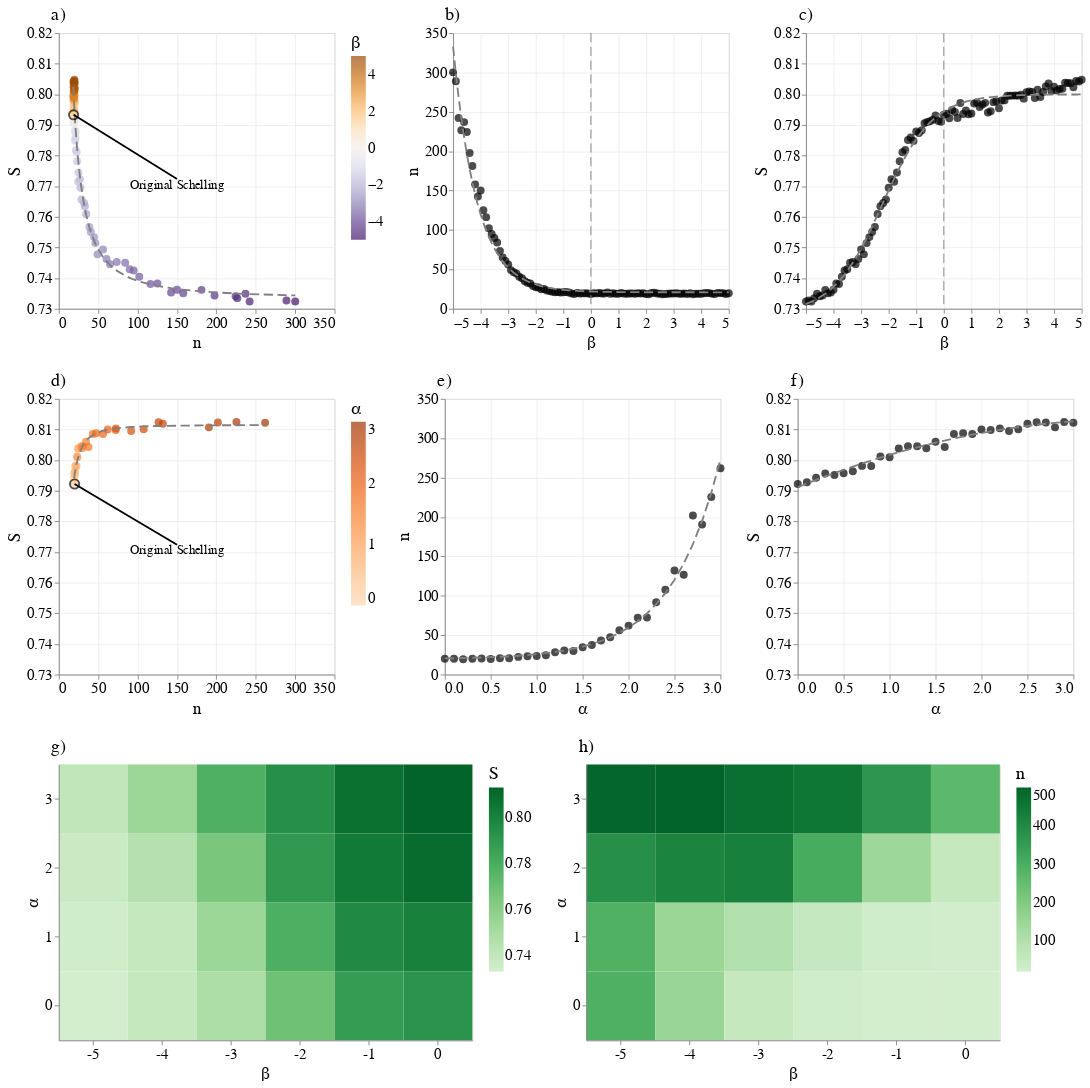

Notebook code for this chart:
### Code cell
chart

### Figure 1 — Vega-Lite specification as saved in the notebook (floating-point values rounded to 4 significant figures)
{"config": {"view": {"continuousWidth": 300, "continuousHeight": 300}, "axis": {"gridOpacity": 0.5, "labelAngle": 0, "labelFontSize": 16, "titleFontSize": 19, "titleFontWeight": "normal"}}, "vconcat": [{"vconcat": [{"hconcat": [{"layer": [{"data": {"name": "data-e6f3248cf0e71afe6937f91cdd69fec8"}, "mark": {"type": "circle", "size": 75}, "encoding": {"color": {"field": "beta", "legend": {"labelFontSize": 16, "title": "β", "titleFontSize": 20, "titleFontWeight": "normal"}, "scale": {"scheme": "purpleorange"}, "type": "quantitative"}, "x": {"axis": {"title": "n"}, "field": "mean_step", "scale": {"domain": [18.32, 300.1]}, "type": "quantitative"}, "y": {"axis": {"title": "S"}, "field": "mean_seg", "scale": {"domain": [0.7324, 0.8124]}, "type": "quantitative"}}}, {"data": {"name": "data-50824ad90ad68ed4e5c2b6a1ad83c3fb"}, "mark": {"type": "line", "color": "grey", "opacity": 1, "strokeDash": [10, 5], "width": 2}, "encoding": {"x": {"field": "xv", "type": "quantitative"}, "y": {"field": "yv", "type": "quantitative"}}}, {"data": {"name": "data-3c37ef1aab0dc384ba4bb59344fb570d"}, "mark": {"type": "point", "color": "black", "size": 100}, "encoding": {"x": {"axis": {"title": "n"}, "field": "mean_step", "scale": {"domain": [18.32, 300.1]}, "type": "quantitative"}, "y": {"axis": {"title": "S"}, "field": "mean_seg", "scale": {"domain": [0.7324, 0.8124]}, "type": "quantitative"}}}, {"data": {"name": "data-930390d74b521c75dc581078f6862513"}, "mark": {"type": "text", "angle": 0, "size": 14, "text": "Original Schelling"}, "encoding": {"x": {"field": "x", "type": "quantitative"}, "y": {"field": "y", "type": "quantitative"}}}, {"data": {"name": "data-ea312fc55b29858a600eb8d24bd2baf7"}, "mark": {"type": "line", "color": "black"}, "encoding": {"x": {"field": "x", "type": "quantitative"}, "y": {"field": "y", "type": "quantitative"}}}, {"data": {"values": [{"x": "A"}]}, "mark": {"type": "text", "dx": 0, "dy": 0, "size": 20, "text": "a)", "x": 0, "y": -20}}], "height": 300, "width": 300}, {"layer": [{"data": {"name": "data-e6f3248cf0e71afe6937f91cdd69fec8"}, "mark": {"type": "circle", "color": "black", "size": 75}, "encoding": {"x": {"axis": {"title": "β"}, "field": "beta", "scale": {"domain": [-5, 5]}, "type": "quantitative"}, "y": {"axis": {"title": "n"}, "field": "mean_step", "scale": {"domain": [18.32, 300.1]}, "type": "quantitative"}}}, {"data": {"name": "data-7ae9f03ee899be4cfacb9dc98aac25c2"}, "mark": {"type": "line", "color": "grey", "opacity": 1, "strokeDash": [10, 5], "width": 2}, "encoding": {"x": {"field": "xv", "type": "quantitative"}, "y": {"field": "yv", "type": "quantitative"}}}, {"data": {"values": [{"x": "A"}]}, "mark": {"type": "text", "dx": 0, "dy": 0, "size": 20, "text": "b)", "x": 0, "y": -20}}, {"data": {"name": "data-9c00aa9dc2b1c1a0b4bf9b34ead12925"}, "mark": {"type": "rule", "color": "grey", "opacity": 1, "strokeDash": [10, 5], "width": 2}, "encoding": {"x": {"field": "x", "type": "quantitative"}}}], "height": 300, "width": 300}, {"layer": [{"data": {"name": "data-e6f3248cf0e71afe6937f91cdd69fec8"}, "mark": {"type": "circle", "color": "black", "size": 75}, "encoding": {"x": {"axis": {"title": "β"}, "field": "beta", "scale": {"domain": [-5, 5]}, "type": "quantitative"}, "y": {"axis": {"title": "S"}, "field": "mean_seg", "scale": {"domain": [0.7324, 0.8124]}, "type": "quantitative"}}}, {"data": {"name": "data-9b1bca7dfce3ea1d09fae32514556b95"}, "mark": {"type": "line", "color": "grey", "opacity": 1, "strokeDash": [10, 5], "width": 2}, "encoding": {"x": {"field": "xv", "type": "quantitative"}, "y": {"field": "yv", "type": "quantitative"}}}, {"data": {"values": [{"x": "A"}]}, "mark": {"type": "text", "dx": 0, "dy": 0, "size": 20, "text": "c)", "x": 0, "y": -20}}, {"data": {"name": "data-9c00aa9dc2b1c1a0b4bf9b34ead12925"}, "mark": {"type": "rule", "color": "grey", "opacity": 1, "strokeDash": [10, 5], "width": 2}, "encoding": {"x": {"field": "x", "type": "quantitative"}}}], "height": 300, "width": 300}], "resolve": {"scale": {"color": "independent"}}}, {"hconcat": [{"layer": [{"data": {"name": "data-51b8370522d3415948caa6015c55fc81"}, "mark": {"type": "circle", "size": 75}, "encoding": {"color": {"field": "alpha", "legend": {"labelFontSize": 16, "title": "α", "titleFontSize": 20, "titleFontWeight": "normal"}, "scale": {"scheme": "oranges"}, "type": "quantitative"}, "x": {"axis": {"title": "n"}, "field": "mean_step", "scale": {"domain": [18.32, 300.1]}, "type": "quantitative"}, "y": {"axis": {"title": "S"}, "field": "mean_seg", "scale": {"domain": [0.7324, 0.8124]}, "type": "quantitative"}}}, {"data": {"name": "data-3af37a5db8baec25fe2e350fd0844e0c"}, "mark": {"type": "line", "color": "grey", "opacity": 1, "strokeDash": [10, 5], "width": 2}, "encoding": {"x": {"field": "xv", "type": "quantitative"}, "y": {"field": "yv", "type": "quantitative"}}}, {"data": {"name": "data-974247fefa716057b4cec5617b605acf"}, "mark": {"type": "point", "color": "black", "size": 100}, "encoding": {"x": {"axis": {"title": "n"}, "field": "mean_step", "scale": {"domain": [18.32, 300.1]}, "type": "quantitative"}, "y": {"axis": {"title": "S"}, "field": "mean_seg", "scale": {"domain": [0.7324, 0.8124]}, "type": "quantitative"}}}, {"data": {"name": "data-930390d74b521c75dc581078f6862513"}, "mark": {"type": "text", "angle": 0, "size": 14, "text": "Original Schelling"}, "encoding": {"x": {"field": "x", "type": "quantitative"}, "y": {"field": "y", "type": "quantitative"}}}, {"data": {"name": "data-2218081d53803e8ea2e984168276917a"}, "mark": {"type": "line", "color": "black"}, "encoding": {"x": {"field": "x", "type": "quantitative"}, "y": {"field": "y", "type": "quantitative"}}}, {"data": {"values": [{"x": "A"}]}, "mark": {"type": "text", "dx": 0, "dy": 0, "size": 20, "text": "d)", "x": 0, "y": -20}}], "height": 300, "width": 300}, {"layer": [{"data": {"name": "data-51b8370522d3415948caa6015c55fc81"}, "mark": {"type": "circle", "color": "black", "size": 75}, "encoding": {"x": {"axis": {"title": "α"}, "field": "alpha", "scale": {"domain": [0, 3]}, "type": "quantitative"}, "y": {"axis": {"title": "n"}, "field": "mean_step", "scale": {"domain": [18.32, 300.1]}, "type": "quantitative"}}}, {"data": {"name": "data-89dc1d33c82971bc889ca9230faf4881"}, "mark": {"type": "line", "color": "grey", "opacity": 1, "strokeDash": [10, 5], "width": 2}, "encoding": {"x": {"field": "xv", "type": "quantitative"}, "y": {"field": "yv", "type": "quantitative"}}}, {"data": {"values": [{"x": "A"}]}, "mark": {"type": "text", "dx": 0, "dy": 0, "size": 20, "text": "e)", "x": 0, "y": -20}}], "height": 300, "width": 300}, {"layer": [{"data": {"name": "data-51b8370522d3415948caa6015c55fc81"}, "mark": {"type": "circle", "color": "black", "size": 75}, "encoding": {"x": {"axis": {"title": "α"}, "field": "alpha", "scale": {"domain": [0, 3]}, "type": "quantitative"}, "y": {"axis": {"title": "S"}, "field": "mean_seg", "scale": {"domain": [0.7324, 0.8124]}, "type": "quantitative"}}}, {"data": {"name": "data-ecf839c10c18df8096c047cbdb226a23"}, "mark": {"type": "line", "color": "grey", "opacity": 1, "strokeDash": [10, 5], "width": 2}, "encoding": {"x": {"field": "xv", "type": "quantitative"}, "y": {"field": "yv", "type": "quantitative"}}}, {"data": {"values": [{"x": "A"}]}, "mark": {"type": "text", "dx": 0, "dy": 0, "size": 20, "text": "f)", "x": 0, "y": -20}}], "height": 300, "width": 300}], "resolve": {"scale": {"color": "independent"}}}, {"hconcat": [{"layer": [{"data": {"name": "data-bff4b7da1f3768037cdcbc4b444a962e"}, "mark": {"type": "rect"}, "encoding": {"color": {"field": "mean_seg", "legend": {"labelFontSize": 16, "title": "S", "titleFontSize": 20, "titleFontWeight": "normal"}, "scale": {"scheme": "greens"}, "type": "quantitative"}, "x": {"field": "beta", "title": "β", "type": "ordinal"}, "y": {"field": "alpha", "scale": {"reverse": true}, "title": "α", "type": "ordinal"}}}, {"data": {"values": [{"x": "A"}]}, "mark": {"type": "text", "dx": 0, "dy": 0, "size": 20, "text": "g)", "x": 0, "y": -20}}], "height": 300, "width": 450}, {"layer": [{"data": {"name": "data-bff4b7da1f3768037cdcbc4b444a962e"}, "mark": {"type": "rect"}, "encoding": {"color": {"field": "mean_step", "legend": {"labelFontSize": 16, "title": "n", "titleFontSize": 20, "titleFontWeight": "normal"}, "scale": {"scheme": "greens"}, "type": "quantitative"}, "x": {"field": "beta", "title": "β", "type": "ordinal"}, "y": {"field": "alpha", "scale": {"reverse": true}, "title": "α", "type": "ordinal"}}}, {"data": {"values": [{"x": "A"}]}, "mark": {"type": "text", "dx": 0, "dy": 0, "size": 20, "text": "h)", "x": 0, "y": -20}}], "height": 300, "width": 450}], "resolve": {"scale": {"color": "independent"}}}]}], "resolve": {"scale": {"color": "independent"}}, "$schema": "https://vega.github.io/schema/vega-lite/v5.6.1.json", "datasets": {"data-e6f3248cf0e71afe6937f91cdd69fec8": [{"beta": -5.0, "mean_step": 300.1, "mean_seg": 0.7324}, {"beta": -4.9, "mean_step": 289.0, "mean_seg": 0.7327}, {"beta": -4.8, "mean_step": 242.2, "mean_seg": 0.7324}, {"beta": -4.7, "mean_step": 226.5, "mean_seg": 0.7335}, {"beta": -4.6, "mean_step": 237.0, "mean_seg": 0.7349}, {"beta": -4.5, "mean_step": 224.4, "mean_seg": 0.7341}, {"beta": -4.4, "mean_step": 197.7, "mean_seg": 0.7344}, {"beta": -4.3, "mean_step": 181.2, "mean_seg": 0.7362}, {"beta": -4.2, "mean_step": 157.9, "mean_seg": 0.7351}, {"beta": -4.1, "mean_step": 142.5, "mean_seg": 0.7353}, {"beta": -4.0, "mean_step": 150.1, "mean_seg": 0.7362}, {"beta": -3.9, "mean_step": 125.2, "mean_seg": 0.7383}, {"beta": -3.8, "mean_step": 116.3, "mean_seg": 0.7381}, {"beta": -3.7, "mean_step": 102.1, "mean_seg": 0.7405}, {"beta": -3.6, "mean_step": 95.03, "mean_seg": 0.7425}, {"beta": -3.5, "mean_step": 89.93, "mean_seg": 0.7429}, {"beta": -3.4, "mean_step": 84.25, "mean_seg": 0.745}, {"beta": -3.3, "mean_step": 73.52, "mean_seg": 0.7453}, {"beta": -3.2, "mean_step": 65.04, "mean_seg": 0.7446}, {"beta": -3.1, "mean_step": 60.55, "mean_seg": 0.7463}, {"beta": -3.0, "mean_step": 56.17, "mean_seg": 0.7493}, {"beta": -2.9, "mean_step": 49.1, "mean_seg": 0.7478}, {"beta": -2.8, "mean_step": 46.38, "mean_seg": 0.7514}, {"beta": -2.7, "mean_step": 44.81, "mean_seg": 0.7534}, {"beta": -2.6, "mean_step": 40.64, "mean_seg": 0.755}, {"beta": -2.5, "mean_step": 38.76, "mean_seg": 0.7567}, {"beta": -2.4, "mean_step": 34.9, "mean_seg": 0.761}, {"beta": -2.3, "mean_step": 33.0, "mean_seg": 0.7635}, {"beta": -2.2, "mean_step": 32.2, "mean_seg": 0.7646}, {"beta": -2.1, "mean_step": 28.77, "mean_seg": 0.7656}, {"beta": -2.0, "mean_step": 27.42, "mean_seg": 0.7695}, {"beta": -1.9, "mean_step": 27.04, "mean_seg": 0.7723}, {"beta": -1.8, "mean_step": 24.69, "mean_seg": 0.7715}, {"beta": -1.7, "mean_step": 25.05, "mean_seg": 0.7745}, {"beta": -1.6, "mean_step": 23.24, "mean_seg": 0.7782}, {"beta": -1.5, "mean_step": 22.58, "mean_seg": 0.7811}, {"beta": -1.4, "mean_step": 21.66, "mean_seg": 0.7818}, {"beta": -1.3, "mean_step": 21.02, "mean_seg": 0.7851}, {"beta": -1.2, "mean_step": 21.14, "mean_seg": 0.786}, {"beta": -1.1, "mean_step": 20.69, "mean_seg": 0.7848}, {"beta": -1.0, "mean_step": 21.12, "mean_seg": 0.7879}, {"beta": -0.9, "mean_step": 21.24, "mean_seg": 0.7874}, {"beta": -0.8, "mean_step": 20.58, "mean_seg": 0.7883}, {"beta": -0.7, "mean_step": 19.41, "mean_seg": 0.7906}, {"beta": -0.6, "mean_step": 18.75, "mean_seg": 0.791}, {"beta": -0.5, "mean_step": 20.17, "mean_seg": 0.7912}, {"beta": -0.4, "mean_step": 19.44, "mean_seg": 0.7917}, {"beta": -0.3, "mean_step": 19.55, "mean_seg": 0.7931}, {"beta": -0.2, "mean_step": 19.77, "mean_seg": 0.7913}, {"beta": -0.1, "mean_step": 19.44, "mean_seg": 0.7911}, {"beta": -0.0, "mean_step": 18.77, "mean_seg": 0.7933}, {"beta": 0.1, "mean_step": 19.79, "mean_seg": 0.7937}, {"beta": 0.2, "mean_step": 19.55, "mean_seg": 0.7922}, {"beta": 0.3, "mean_step": 20.11, "mean_seg": 0.7949}, {"beta": 0.4, "mean_step": 19.34, "mean_seg": 0.7942}, {"beta": 0.5, "mean_step": 19.48, "mean_seg": 0.7923}, {"beta": 0.6, "mean_step": 20.83, "mean_seg": 0.7972}, {"beta": 0.7, "mean_step": 19.05, "mean_seg": 0.7936}, {"beta": 0.8, "mean_step": 19.63, "mean_seg": 0.7947}, {"beta": 0.9, "mean_step": 19.15, "mean_seg": 0.7935}, {"beta": 1.0, "mean_step": 19.03, "mean_seg": 0.7938}, {"beta": 1.1, "mean_step": 19.99, "mean_seg": 0.797}, {"beta": 1.2, "mean_step": 19.22, "mean_seg": 0.7973}, {"beta": 1.3, "mean_step": 19.1, "mean_seg": 0.7959}, {"beta": 1.4, "mean_step": 19.49, "mean_seg": 0.7967}, {"beta": 1.5, "mean_step": 19.56, "mean_seg": 0.7972}, {"beta": 1.6, "mean_step": 19.15, "mean_seg": 0.7941}, {"beta": 1.7, "mean_step": 19.66, "mean_seg": 0.7945}, {"beta": 1.8, "mean_step": 19.52, "mean_seg": 0.7975}, {"beta": 1.9, "mean_step": 19.61, "mean_seg": 0.7977}, {"beta": 2.0, "mean_step": 18.84, "mean_seg": 0.7955}, {"beta": 2.1, "mean_step": 18.32, "mean_seg": 0.798}, {"beta": 2.2, "mean_step": 20.0, "mean_seg": 0.798}, {"beta": 2.3, "mean_step": 20.31, "mean_seg": 0.7996}, {"beta": 2.4, "mean_step": 19.48, "mean_seg": 0.7995}, {"beta": 2.5, "mean_step": 19.19, "mean_seg": 0.7996}, {"beta": 2.6, "mean_step": 18.35, "mean_seg": 0.7996}, {"beta": 2.7, "mean_step": 18.76, "mean_seg": 0.7996}, {"beta": 2.8, "mean_step": 19.21, "mean_seg": 0.7999}, {"beta": 2.9, "mean_step": 19.41, "mean_seg": 0.7986}, {"beta": 3.0, "mean_step": 19.51, "mean_seg": 0.8007}, {"beta": 3.1, "mean_step": 19.65, "mean_seg": 0.8009}, {"beta": 3.2, "mean_step": 19.08, "mean_seg": 0.8008}, {"beta": 3.3, "mean_step": 19.1, "mean_seg": 0.7988}, {"beta": 3.4, "mean_step": 19.31, "mean_seg": 0.8015}, {"beta": 3.5, "mean_step": 18.67, "mean_seg": 0.7991}, {"beta": 3.6, "mean_step": 19.59, "mean_seg": 0.8008}, {"beta": 3.7, "mean_step": 18.57, "mean_seg": 0.8026}, {"beta": 3.8, "mean_step": 19.14, "mean_seg": 0.8036}, {"beta": 3.9, "mean_step": 19.02, "mean_seg": 0.8011}, {"beta": 4.0, "mean_step": 19.0, "mean_seg": 0.8025}, {"beta": 4.1, "mean_step": 19.65, "mean_seg": 0.8013}, {"beta": 4.2, "mean_step": 20.09, "mean_seg": 0.8018}, {"beta": 4.3, "mean_step": 19.89, "mean_seg": 0.8018}, {"beta": 4.4, "mean_step": 19.13, "mean_seg": 0.8038}, {"beta": 4.5, "mean_step": 18.86, "mean_seg": 0.8037}, {"beta": 4.6, "mean_step": 20.22, "mean_seg": 0.8036}, {"beta": 4.7, "mean_step": 19.9, "mean_seg": 0.8023}, {"beta": 4.8, "mean_step": 19.69, "mean_seg": 0.8043}, {"beta": 4.9, "mean_step": 18.65, "mean_seg": 0.8042}, {"beta": 5.0, "mean_step": 19.84, "mean_seg": 0.8048}], "data-50824ad90ad68ed4e5c2b6a1ad83c3fb": [{"xv": 300.1, "yv": 0.7344}, {"xv": 289.0, "yv": 0.7344}, {"xv": 242.2, "yv": 0.7348}, {"xv": 226.5, "yv": 0.735}, {"xv": 237.0, "yv": 0.7349}, {"xv": 224.4, "yv": 0.735}, {"xv": 197.7, "yv": 0.7354}, {"xv": 181.2, "yv": 0.7357}, {"xv": 157.9, "yv": 0.7362}, {"xv": 142.5, "yv": 0.7367}, {"xv": 150.1, "yv": 0.7365}, {"xv": 125.2, "yv": 0.7375}, {"xv": 116.3, "yv": 0.7379}, {"xv": 102.1, "yv": 0.7389}, {"xv": 95.03, "yv": 0.7396}, {"xv": 89.93, "yv": 0.7401}, {"xv": 84.25, "yv": 0.7408}, {"xv": 73.52, "yv": 0.7424}, {"xv": 65.04, "yv": 0.7443}, {"xv": 60.55, "yv": 0.7455}, {"xv": 56.17, "yv": 0.7469}, {"xv": 49.1, "yv": 0.7498}, {"xv": 46.38, "yv": 0.7513}, {"xv": 44.81, "yv": 0.7522}, {"xv": 40.64, "yv": 0.7551}, {"xv": 38.76, "yv": 0.7566}, {"xv": 34.9, "yv": 0.7605}, {"xv": 33.0, "yv": 0.7628}, {"xv": 32.2, "yv": 0.7638}, {"xv": 28.77, "yv": 0.7693}, {"xv": 27.42, "yv": 0.7719}, {"xv": 27.04, "yv": 0.7727}, {"xv": 24.69, "yv": 0.7782}, {"xv": 25.05, "yv": 0.7773}, {"xv": 23.24, "yv": 0.7823}, {"xv": 22.58, "yv": 0.7844}, {"xv": 21.66, "yv": 0.7876}, {"xv": 21.02, "yv": 0.79}, {"xv": 21.14, "yv": 0.7895}, {"xv": 20.69, "yv": 0.7913}, {"xv": 21.12, "yv": 0.7896}, {"xv": 21.24, "yv": 0.7892}, {"xv": 20.58, "yv": 0.7918}, {"xv": 19.41, "yv": 0.7969}, {"xv": 18.75, "yv": 0.8002}, {"xv": 20.17, "yv": 0.7935}, {"xv": 19.44, "yv": 0.7968}, {"xv": 19.55, "yv": 0.7963}, {"xv": 19.77, "yv": 0.7953}, {"xv": 19.44, "yv": 0.7968}, {"xv": 18.77, "yv": 0.8001}, {"xv": 19.79, "yv": 0.7952}, {"xv": 19.55, "yv": 0.7963}, {"xv": 20.11, "yv": 0.7938}, {"xv": 19.34, "yv": 0.7973}, {"xv": 19.48, "yv": 0.7966}, {"xv": 20.83, "yv": 0.7908}, {"xv": 19.05, "yv": 0.7987}, {"xv": 19.63, "yv": 0.7959}, {"xv": 19.15, "yv": 0.7982}, {"xv": 19.03, "yv": 0.7988}, {"xv": 19.99, "yv": 0.7943}, {"xv": 19.22, "yv": 0.7979}, {"xv": 19.1, "yv": 0.7984}, {"xv": 19.49, "yv": 0.7966}, {"xv": 19.56, "yv": 0.7962}, {"xv": 19.15, "yv": 0.7982}, {"xv": 19.66, "yv": 0.7958}, {"xv": 19.52, "yv": 0.7964}, {"xv": 19.61, "yv": 0.796}, {"xv": 18.84, "yv": 0.7998}, {"xv": 18.32, "yv": 0.8025}, {"xv": 20.0, "yv": 0.7942}, {"xv": 20.31, "yv": 0.7929}, {"xv": 19.48, "yv": 0.7966}, {"xv": 19.19, "yv": 0.798}, {"xv": 18.35, "yv": 0.8023}, {"xv": 18.76, "yv": 0.8002}, {"xv": 19.21, "yv": 0.7979}, {"xv": 19.41, "yv": 0.7969}, {"xv": 19.51, "yv": 0.7965}, {"xv": 19.65, "yv": 0.7958}, {"xv": 19.08, "yv": 0.7985}, {"xv": 19.1, "yv": 0.7984}, {"xv": 19.31, "yv": 0.7974}, {"xv": 18.67, "yv": 0.8006}, {"xv": 19.59, "yv": 0.7961}, {"xv": 18.57, "yv": 0.8012}, {"xv": 19.14, "yv": 0.7982}, {"xv": 19.02, "yv": 0.7988}, {"xv": 19.0, "yv": 0.7989}, {"xv": 19.65, "yv": 0.7958}, {"xv": 20.09, "yv": 0.7938}, {"xv": 19.89, "yv": 0.7947}, {"xv": 19.13, "yv": 0.7983}, {"xv": 18.86, "yv": 0.7997}, {"xv": 20.22, "yv": 0.7933}, {"xv": 19.9, "yv": 0.7947}, {"xv": 19.69, "yv": 0.7956}, {"xv": 18.65, "yv": 0.8007}, {"xv": 19.84, "yv": 0.795}], "data-3c37ef1aab0dc384ba4bb59344fb570d": [{"beta": -0.0, "mean_step": 18.77, "mean_seg": 0.7933}], "data-930390d74b521c75dc581078f6862513": [{"x": 150.1, "y": 0.7704}], "data-ea312fc55b29858a600eb8d24bd2baf7": [{"x": 150.1, "y": 0.7724}, {"x": 18.77, "y": 0.7933}], "data-7ae9f03ee899be4cfacb9dc98aac25c2": [{"xv": -5.0, "yv": 332.8}, {"xv": -4.9, "yv": 299.0}, {"xv": -4.8, "yv": 268.8}, {"xv": -4.7, "yv": 241.9}, {"xv": -4.6, "yv": 217.9}, {"xv": -4.5, "yv": 196.6}, {"xv": -4.4, "yv": 177.5}, {"xv": -4.3, "yv": 160.5}, {"xv": -4.2, "yv": 145.4}, {"xv": -4.1, "yv": 131.9}, {"xv": -4.0, "yv": 119.8}, {"xv": -3.9, "yv": 109.1}, {"xv": -3.8, "yv": 99.53}, {"xv": -3.7, "yv": 91.0}, {"xv": -3.6, "yv": 83.4}, {"xv": -3.5, "yv": 76.62}, {"xv": -3.4, "yv": 70.57}, {"xv": -3.3, "yv": 65.19}, {"xv": -3.2, "yv": 60.39}, {"xv": -3.1, "yv": 56.1}, {"xv": -3.0, "yv": 52.29}, {"xv": -2.9, "yv": 48.88}, {"xv": -2.8, "yv": 45.85}, {"xv": -2.7, "yv": 43.15}, {"xv": -2.6, "yv": 40.74}, {"xv": -2.5, "yv": 38.59}, {"xv": -2.4, "yv": 36.67}, {"xv": -2.3, "yv": 34.96}, {"xv": -2.2, "yv": 33.44}, {"xv": -2.1, "yv": 32.08}, {"xv": -2.0, "yv": 30.87}, {"xv": -1.9, "yv": 29.79}, {"xv": -1.8, "yv": 28.83}, {"xv": -1.7, "yv": 27.97}, {"xv": -1.6, "yv": 27.21}, {"xv": -1.5, "yv": 26.53}, {"xv": -1.4, "yv": 25.92}, {"xv": -1.3, "yv": 25.38}, {"xv": -1.2, "yv": 24.89}, {"xv": -1.1, "yv": 24.46}, {"xv": -1.0, "yv": 24.08}, {"xv": -0.9, "yv": 23.74}, {"xv": -0.8, "yv": 23.43}, {"xv": -0.7, "yv": 23.16}, {"xv": -0.6, "yv": 22.92}, {"xv": -0.5, "yv": 22.7}, {"xv": -0.4, "yv": 22.51}, {"xv": -0.3, "yv": 22.34}, {"xv": -0.2, "yv": 22.18}, {"xv": -0.1, "yv": 22.05}, {"xv": -0.0, "yv": 21.93}, {"xv": 0.1, "yv": 21.82}, {"xv": 0.2, "yv": 21.72}, {"xv": 0.3, "yv": 21.63}, {"xv": 0.4, "yv": 21.56}, {"xv": 0.5, "yv": 21.49}, {"xv": 0.6, "yv": 21.43}, {"xv": 0.7, "yv": 21.37}, {"xv": 0.8, "yv": 21.32}, {"xv": 0.9, "yv": 21.28}, {"xv": 1.0, "yv": 21.24}, {"xv": 1.1, "yv": 21.21}, {"xv": 1.2, "yv": 21.18}, {"xv": 1.3, "yv": 21.15}, {"xv": 1.4, "yv": 21.13}, {"xv": 1.5, "yv": 21.1}, {"xv": 1.6, "yv": 21.08}, {"xv": 1.7, "yv": 21.07}, {"xv": 1.8, "yv": 21.05}, {"xv": 1.9, "yv": 21.04}, {"xv": 2.0, "yv": 21.03}, {"xv": 2.1, "yv": 21.02}, {"xv": 2.2, "yv": 21.01}, {"xv": 2.3, "yv": 21.0}, {"xv": 2.4, "yv": 20.99}, {"xv": 2.5, "yv": 20.98}, {"xv": 2.6, "yv": 20.98}, {"xv": 2.7, "yv": 20.97}, {"xv": 2.8, "yv": 20.97}, {"xv": 2.9, "yv": 20.96}, {"xv": 3.0, "yv": 20.96}, {"xv": 3.1, "yv": 20.95}, {"xv": 3.2, "yv": 20.95}, {"xv": 3.3, "yv": 20.95}, {"xv": 3.4, "yv": 20.95}, {"xv": 3.5, "yv": 20.94}, {"xv": 3.6, "yv": 20.94}, {"xv": 3.7, "yv": 20.94}, {"xv": 3.8, "yv": 20.94}, {"xv": 3.9, "yv": 20.94}, {"xv": 4.0, "yv": 20.94}, {"xv": 4.1, "yv": 20.93}, {"xv": 4.2, "yv": 20.93}, {"xv": 4.3, "yv": 20.93}, {"xv": 4.4, "yv": 20.93}, {"xv": 4.5, "yv": 20.93}, {"xv": 4.6, "yv": 20.93}, {"xv": 4.7, "yv": 20.93}, {"xv": 4.8, "yv": 20.93}, {"xv": 4.9, "yv": 20.93}, {"xv": 5.0, "yv": 20.93}], "data-9c00aa9dc2b1c1a0b4bf9b34ead12925": [{"x": 0}], "data-9b1bca7dfce3ea1d09fae32514556b95": [{"xv": -5.0, "yv": 0.7316}, {"xv": -4.9, "yv": 0.7319}, {"xv": -4.8, "yv": 0.7323}, {"xv": -4.7, "yv": 0.7328}, {"xv": -4.6, "yv": 0.7332}, {"xv": -4.5, "yv": 0.7337}, {"xv": -4.4, "yv": 0.7343}, {"xv": -4.3, "yv": 0.7349}, {"xv": -4.2, "yv": 0.7356}, {"xv": -4.1, "yv": 0.7364}, {"xv": -4.0, "yv": 0.7372}, {"xv": -3.9, "yv": 0.7381}, {"xv": -3.8, "yv": 0.739}, {"xv": -3.7, "yv": 0.7401}, {"xv": -3.6, "yv": 0.7412}, {"xv": -3.5, "yv": 0.7424}, {"xv": -3.4, "yv": 0.7437}, {"xv": -3.3, "yv": 0.7451}, {"xv": -3.2, "yv": 0.7465}, {"xv": -3.1, "yv": 0.7481}, {"xv": -3.0, "yv": 0.7497}, {"xv": -2.9, "yv": 0.7514}, {"xv": -2.8, "yv": 0.7531}, {"xv": -2.7, "yv": 0.755}, {"xv": -2.6, "yv": 0.7568}, {"xv": -2.5, "yv": 0.7588}, {"xv": -2.4, "yv": 0.7607}, {"xv": -2.3, "yv": 0.7627}, {"xv": -2.2, "yv": 0.7647}, {"xv": -2.1, "yv": 0.7667}, {"xv": -2.0, "yv": 0.7686}, {"xv": -1.9, "yv": 0.7706}, {"xv": -1.8, "yv": 0.7725}, {"xv": -1.7, "yv": 0.7743}, {"xv": -1.6, "yv": 0.7761}, {"xv": -1.5, "yv": 0.7779}, {"xv": -1.4, "yv": 0.7795}, {"xv": -1.3, "yv": 0.7811}, {"xv": -1.2, "yv": 0.7826}, {"xv": -1.1, "yv": 0.784}, {"xv": -1.0, "yv": 0.7854}, {"xv": -0.9, "yv": 0.7866}, {"xv": -0.8, "yv": 0.7878}, {"xv": -0.7, "yv": 0.7889}, {"xv": -0.6, "yv": 0.7899}, {"xv": -0.5, "yv": 0.7908}, {"xv": -0.4, "yv": 0.7917}, {"xv": -0.3, "yv": 0.7925}, {"xv": -0.2, "yv": 0.7932}, {"xv": -0.1, "yv": 0.7938}, {"xv": -0.0, "yv": 0.7944}, {"xv": 0.1, "yv": 0.795}, {"xv": 0.2, "yv": 0.7955}, {"xv": 0.3, "yv": 0.7959}, {"xv": 0.4, "yv": 0.7963}, {"xv": 0.5, "yv": 0.7967}, {"xv": 0.6, "yv": 0.797}, {"xv": 0.7, "yv": 0.7973}, {"xv": 0.8, "yv": 0.7976}, {"xv": 0.9, "yv": 0.7978}, {"xv": 1.0, "yv": 0.7981}, {"xv": 1.1, "yv": 0.7983}, {"xv": 1.2, "yv": 0.7984}, {"xv": 1.3, "yv": 0.7986}, {"xv": 1.4, "yv": 0.7987}, {"xv": 1.5, "yv": 0.7989}, {"xv": 1.6, "yv": 0.799}, {"xv": 1.7, "yv": 0.7991}, {"xv": 1.8, "yv": 0.7992}, {"xv": 1.9, "yv": 0.7993}, {"xv": 2.0, "yv": 0.7993}, {"xv": 2.1, "yv": 0.7994}, {"xv": 2.2, "yv": 0.7995}, {"xv": 2.3, "yv": 0.7995}, {"xv": 2.4, "yv": 0.7996}, {"xv": 2.5, "yv": 0.7996}, {"xv": 2.6, "yv": 0.7997}, {"xv": 2.7, "yv": 0.7997}, {"xv": 2.8, "yv": 0.7997}, {"xv": 2.9, "yv": 0.7998}, {"xv": 3.0, "yv": 0.7998}, {"xv": 3.1, "yv": 0.7998}, {"xv": 3.2, "yv": 0.7998}, {"xv": 3.3, "yv": 0.7998}, {"xv": 3.4, "yv": 0.7999}, {"xv": 3.5, "yv": 0.7999}, {"xv": 3.6, "yv": 0.7999}, {"xv": 3.7, "yv": 0.7999}, {"xv": 3.8, "yv": 0.7999}, {"xv": 3.9, "yv": 0.7999}, {"xv": 4.0, "yv": 0.7999}, {"xv": 4.1, "yv": 0.7999}, {"xv": 4.2, "yv": 0.7999}, {"xv": 4.3, "yv": 0.7999}, {"xv": 4.4, "yv": 0.7999}, {"xv": 4.5, "yv": 0.8}, {"xv": 4.6, "yv": 0.8}, {"xv": 4.7, "yv": 0.8}, {"xv": 4.8, "yv": 0.8}, {"xv": 4.9, "yv": 0.8}, {"xv": 5.0, "yv": 0.8}], "data-51b8370522d3415948caa6015c55fc81": [{"alpha": 0.0, "mean_step": 20.02, "mean_seg": 0.7922, "mean_cen_seg": 0.7875, "mean_per_seg": 0.793}, {"alpha": 0.1, "mean_step": 20.12, "mean_seg": 0.7927, "mean_cen_seg": 0.7798, "mean_per_seg": 0.7948}, {"alpha": 0.2, "mean_step": 19.37, "mean_seg": 0.7942, "mean_cen_seg": 0.7654, "mean_per_seg": 0.7987}, {"alpha": 0.3, "mean_step": 20.13, "mean_seg": 0.7956, "mean_cen_seg": 0.7675, "mean_per_seg": 0.8001}, {"alpha": 0.4, "mean_step": 20.27, "mean_seg": 0.7951, "mean_cen_seg": 0.7645, "mean_per_seg": 0.8002}, {"alpha": 0.5, "mean_step": 19.7, "mean_seg": 0.7957, "mean_cen_seg": 0.7612, "mean_per_seg": 0.8016}, {"alpha": 0.6, "mean_step": 20.57, "mean_seg": 0.7964, "mean_cen_seg": 0.7477, "mean_per_seg": 0.8049}, {"alpha": 0.7, "mean_step": 20.77, "mean_seg": 0.7981, "mean_cen_seg": 0.7508, "mean_per_seg": 0.8066}, {"alpha": 0.8, "mean_step": 22.43, "mean_seg": 0.7981, "mean_cen_seg": 0.7482, "mean_per_seg": 0.8072}, {"alpha": 0.9, "mean_step": 23.29, "mean_seg": 0.8012, "mean_cen_seg": 0.7466, "mean_per_seg": 0.8113}, {"alpha": 1.0, "mean_step": 23.47, "mean_seg": 0.801, "mean_cen_seg": 0.7465, "mean_per_seg": 0.8112}, {"alpha": 1.1, "mean_step": 24.6, "mean_seg": 0.8038, "mean_cen_seg": 0.7468, "mean_per_seg": 0.8147}, {"alpha": 1.2, "mean_step": 28.37, "mean_seg": 0.8045, "mean_cen_seg": 0.7503, "mean_per_seg": 0.8149}, {"alpha": 1.3, "mean_step": 30.54, "mean_seg": 0.8045, "mean_cen_seg": 0.7479, "mean_per_seg": 0.8154}, {"alpha": 1.4, "mean_step": 29.78, "mean_seg": 0.8039, "mean_cen_seg": 0.7477, "mean_per_seg": 0.8148}, {"alpha": 1.5, "mean_step": 34.58, "mean_seg": 0.806, "mean_cen_seg": 0.7521, "mean_per_seg": 0.8165}, {"alpha": 1.6, "mean_step": 37.63, "mean_seg": 0.8043, "mean_cen_seg": 0.752, "mean_per_seg": 0.8146}, {"alpha": 1.7, "mean_step": 43.12, "mean_seg": 0.8085, "mean_cen_seg": 0.7534, "mean_per_seg": 0.8193}, {"alpha": 1.8, "mean_step": 47.4, "mean_seg": 0.8088, "mean_cen_seg": 0.7548, "mean_per_seg": 0.8194}, {"alpha": 1.9, "mean_step": 56.11, "mean_seg": 0.8085, "mean_cen_seg": 0.7516, "mean_per_seg": 0.8198}, {"alpha": 2.0, "mean_step": 62.12, "mean_seg": 0.81, "mean_cen_seg": 0.7489, "mean_per_seg": 0.8221}, {"alpha": 2.1, "mean_step": 72.19, "mean_seg": 0.8098, "mean_cen_seg": 0.757, "mean_per_seg": 0.8203}, {"alpha": 2.2, "mean_step": 72.39, "mean_seg": 0.8104, "mean_cen_seg": 0.7567, "mean_per_seg": 0.8211}, {"alpha": 2.3, "mean_step": 91.83, "mean_seg": 0.8095, "mean_cen_seg": 0.7484, "mean_per_seg": 0.8217}, {"alpha": 2.4, "mean_step": 107.7, "mean_seg": 0.8101, "mean_cen_seg": 0.75, "mean_per_seg": 0.8221}, {"alpha": 2.5, "mean_step": 132.1, "mean_seg": 0.8119, "mean_cen_seg": 0.7561, "mean_per_seg": 0.823}, {"alpha": 2.6, "mean_step": 126.6, "mean_seg": 0.8123, "mean_cen_seg": 0.7527, "mean_per_seg": 0.8243}, {"alpha": 2.7, "mean_step": 202.0, "mean_seg": 0.8123, "mean_cen_seg": 0.7565, "mean_per_seg": 0.8235}, {"alpha": 2.8, "mean_step": 190.5, "mean_seg": 0.8107, "mean_cen_seg": 0.7521, "mean_per_seg": 0.8224}, {"alpha": 2.9, "mean_step": 225.5, "mean_seg": 0.8124, "mean_cen_seg": 0.7562, "mean_per_seg": 0.8237}, {"alpha": 3.0, "mean_step": 261.9, "mean_seg": 0.8122, "mean_cen_seg": 0.7568, "mean_per_seg": 0.8233}], "data-3af37a5db8baec25fe2e350fd0844e0c": [{"xv": 20.02, "yv": 0.7952}, {"xv": 20.12, "yv": 0.7954}, {"xv": 19.37, "yv": 0.794}, {"xv": 20.13, "yv": 0.7954}, {"xv": 20.27, "yv": 0.7956}, {"xv": 19.7, "yv": 0.7946}, {"xv": 20.57, "yv": 0.7961}, {"xv": 20.77, "yv": 0.7964}, {"xv": 22.43, "yv": 0.7986}, {"xv": 23.29, "yv": 0.7996}, {"xv": 23.47, "yv": 0.7998}, {"xv": 24.6, "yv": 0.8009}, {"xv": 28.37, "yv": 0.8036}, {"xv": 30.54, "yv": 0.8047}, {"xv": 29.78, "yv": 0.8044}, {"xv": 34.58, "yv": 0.8063}, {"xv": 37.63, "yv": 0.8071}, {"xv": 43.12, "yv": 0.8082}, {"xv": 47.4, "yv": 0.8088}, {"xv": 56.11, "yv": 0.8096}, {"xv": 62.12, "yv": 0.81}, {"xv": 72.19, "yv": 0.8104}, {"xv": 72.39, "yv": 0.8104}, {"xv": 91.83, "yv": 0.8108}, {"xv": 107.7, "yv": 0.811}, {"xv": 132.1, "yv": 0.8112}, {"xv": 126.6, "yv": 0.8111}, {"xv": 202.0, "yv": 0.8114}, {"xv": 190.5, "yv": 0.8113}, {"xv": 225.5, "yv": 0.8114}, {"xv": 261.9, "yv": 0.8114}], "data-974247fefa716057b4cec5617b605acf": [{"alpha": 0.0, "mean_step": 20.02, "mean_seg": 0.7922, "mean_cen_seg": 0.7875, "mean_per_seg": 0.793}], "data-2218081d53803e8ea2e984168276917a": [{"x": 150.1, "y": 0.7724}, {"x": 20.02, "y": 0.7922}], "data-89dc1d33c82971bc889ca9230faf4881": [{"xv": 0.0, "yv": 20.54}, {"xv": 0.1, "yv": 20.74}, {"xv": 0.2, "yv": 20.98}, {"xv": 0.3, "yv": 21.27}, {"xv": 0.4, "yv": 21.63}, {"xv": 0.5, "yv": 22.05}, {"xv": 0.6, "yv": 22.56}, {"xv": 0.7, "yv": 23.18}, {"xv": 0.8, "yv": 23.91}, {"xv": 0.9, "yv": 24.8}, {"xv": 1.0, "yv": 25.87}, {"xv": 1.1, "yv": 27.15}, {"xv": 1.2, "yv": 28.69}, {"xv": 1.3, "yv": 30.55}, {"xv": 1.4, "yv": 32.78}, {"xv": 1.5, "yv": 35.47}, {"xv": 1.6, "yv": 38.7}, {"xv": 1.7, "yv": 42.58}, {"xv": 1.8, "yv": 47.26}, {"xv": 1.9, "yv": 52.87}, {"xv": 2.0, "yv": 59.63}, {"xv": 2.1, "yv": 67.76}, {"xv": 2.2, "yv": 77.53}, {"xv": 2.3, "yv": 89.29}, {"xv": 2.4, "yv": 103.4}, {"xv": 2.5, "yv": 120.4}, {"xv": 2.6, "yv": 140.9}, {"xv": 2.7, "yv": 165.5}, {"xv": 2.8, "yv": 195.1}, {"xv": 2.9, "yv": 230.6}, {"xv": 3.0, "yv": 273.4}], "data-ecf839c10c18df8096c047cbdb226a23": [{"xv": 0.0, "yv": 0.7911}, {"xv": 0.1, "yv": 0.7923}, {"xv": 0.2, "yv": 0.7935}, {"xv": 0.3, "yv": 0.7947}, {"xv": 0.4, "yv": 0.7958}, {"xv": 0.5, "yv": 0.7968}, {"xv": 0.6, "yv": 0.7979}, {"xv": 0.7, "yv": 0.7989}, {"xv": 0.8, "yv": 0.7998}, {"xv": 0.9, "yv": 0.8008}, {"xv": 1.0, "yv": 0.8017}, {"xv": 1.1, "yv": 0.8026}, {"xv": 1.2, "yv": 0.8034}, {"xv": 1.3, "yv": 0.8042}, {"xv": 1.4, "yv": 0.805}, {"xv": 1.5, "yv": 0.8057}, {"xv": 1.6, "yv": 0.8064}, {"xv": 1.7, "yv": 0.8071}, {"xv": 1.8, "yv": 0.8077}, {"xv": 1.9, "yv": 0.8083}, {"xv": 2.0, "yv": 0.8089}, {"xv": 2.1, "yv": 0.8094}, {"xv": 2.2, "yv": 0.8099}, {"xv": 2.3, "yv": 0.8104}, {"xv": 2.4, "yv": 0.8108}, {"xv": 2.5, "yv": 0.8112}, {"xv": 2.6, "yv": 0.8115}, {"xv": 2.7, "yv": 0.8119}, {"xv": 2.8, "yv": 0.8122}, {"xv": 2.9, "yv": 0.8124}, {"xv": 3.0, "yv": 0.8127}], "data-bff4b7da1f3768037cdcbc4b444a962e": [{"alpha": 0.0, "beta": -5.0, "mean_step": 292.2, "mean_seg": 0.7329, "mean_cen_seg": 0.7332, "mean_per_seg": 0.7329}, {"alpha": 0.0, "beta": -4.0, "mean_step": 153.1, "mean_seg": 0.7389, "mean_cen_seg": 0.7332, "mean_per_seg": 0.7397}, {"alpha": 0.0, "beta": -3.0, "mean_step": 54.76, "mean_seg": 0.7481, "mean_cen_seg": 0.741, "mean_per_seg": 0.7491}, {"alpha": 0.0, "beta": -2.0, "mean_step": 27.05, "mean_seg": 0.7689, "mean_cen_seg": 0.7682, "mean_per_seg": 0.7691}, {"alpha": 0.0, "beta": -1.0, "mean_step": 20.2, "mean_seg": 0.7877, "mean_cen_seg": 0.7783, "mean_per_seg": 0.7892}, {"alpha": 0.0, "beta": 0.0, "mean_step": 20.06, "mean_seg": 0.7922, "mean_cen_seg": 0.7857, "mean_per_seg": 0.7933}, {"alpha": 1.0, "beta": -5.0, "mean_step": 289.2, "mean_seg": 0.7343, "mean_cen_seg": 0.7184, "mean_per_seg": 0.7367}, {"alpha": 1.0, "beta": -4.0, "mean_step": 148.5, "mean_seg": 0.739, "mean_cen_seg": 0.7077, "mean_per_seg": 0.7438}, {"alpha": 1.0, "beta": -3.0, "mean_step": 99.57, "mean_seg": 0.754, "mean_cen_seg": 0.7154, "mean_per_seg": 0.7606}, {"alpha": 1.0, "beta": -2.0, "mean_step": 53.44, "mean_seg": 0.7789, "mean_cen_seg": 0.7305, "mean_per_seg": 0.7879}, {"alpha": 1.0, "beta": -1.0, "mean_step": 27.5, "mean_seg": 0.7971, "mean_cen_seg": 0.7432, "mean_per_seg": 0.8073}, {"alpha": 1.0, "beta": 0.0, "mean_step": 24.25, "mean_seg": 0.8008, "mean_cen_seg": 0.7478, "mean_per_seg": 0.8108}, {"alpha": 2.0, "beta": -5.0, "mean_step": 388.1, "mean_seg": 0.7368, "mean_cen_seg": 0.6969, "mean_per_seg": 0.7433}, {"alpha": 2.0, "beta": -4.0, "mean_step": 417.7, "mean_seg": 0.745, "mean_cen_seg": 0.6835, "mean_per_seg": 0.7561}, {"alpha": 2.0, "beta": -3.0, "mean_step": 428.0, "mean_seg": 0.7656, "mean_cen_seg": 0.711, "mean_per_seg": 0.7761}, {"alpha": 2.0, "beta": -2.0, "mean_step": 304.7, "mean_seg": 0.7901, "mean_cen_seg": 0.7305, "mean_per_seg": 0.8018}, {"alpha": 2.0, "beta": -1.0, "mean_step": 142.5, "mean_seg": 0.8038, "mean_cen_seg": 0.7461, "mean_per_seg": 0.8152}, {"alpha": 2.0, "beta": 0.0, "mean_step": 56.38, "mean_seg": 0.8096, "mean_cen_seg": 0.7514, "mean_per_seg": 0.8211}, {"alpha": 3.0, "beta": -5.0, "mean_step": 496.0, "mean_seg": 0.7407, "mean_cen_seg": 0.6671, "mean_per_seg": 0.7543}, {"alpha": 3.0, "beta": -4.0, "mean_step": 500.0, "mean_seg": 0.754, "mean_cen_seg": 0.6745, "mean_per_seg": 0.7698}, {"alpha": 3.0, "beta": -3.0, "mean_step": 469.0, "mean_seg": 0.7781, "mean_cen_seg": 0.7016, "mean_per_seg": 0.7936}, {"alpha": 3.0, "beta": -2.0, "mean_step": 452.6, "mean_seg": 0.7942, "mean_cen_seg": 0.7278, "mean_per_seg": 0.8076}, {"alpha": 3.0, "beta": -1.0, "mean_step": 369.6, "mean_seg": 0.8077, "mean_cen_seg": 0.7459, "mean_per_seg": 0.8201}, {"alpha": 3.0, "beta": 0.0, "mean_step": 267.0, "mean_seg": 0.813, "mean_cen_seg": 0.7544, "mean_per_seg": 0.8248}]}}
